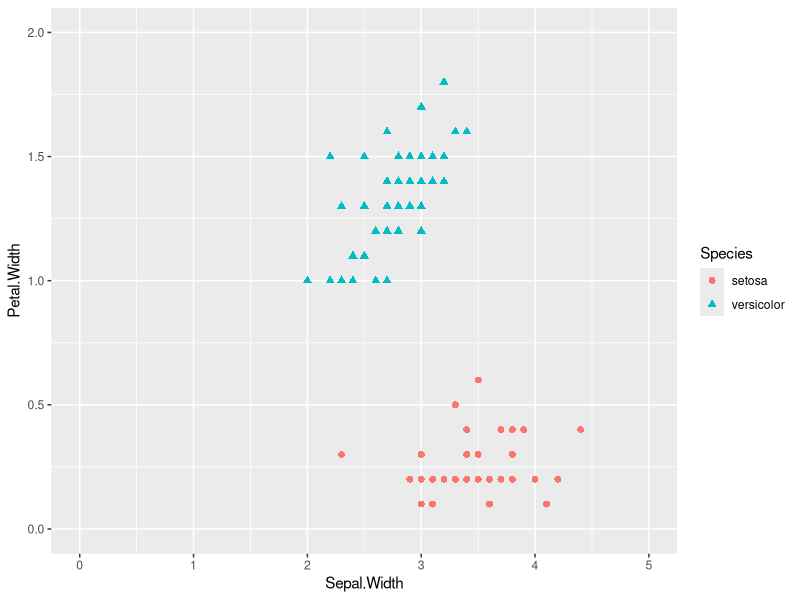

Reproduce this figure in R.

# Linear discriminant analysis on iris data set ----
# https://rpubs.com/pranaugi011089/98288
library(MASS) #Load package 'MASS' to perform LDA
library(dplyr)
library(tidyverse)
library(ggplot2)
fit.LDA = lda( Species ~ Sepal.Length + Sepal.Width + Petal.Length + Petal.Width, iris)
fit.LDA

#Perform classification
fit.LDA.C = predict(fit.LDA, newdata=iris[,c(1,2,3,4)])$class
fit.LDA.C

table(iris[,5],fit.LDA.C)

# we’ll use just two species of irises, Iris Setosa and Iris Versicolor.
#iris <- as_tibble(iris)
data(iris)
iris.wrangled <- iris %>% filter(Species == "setosa"| Species == "versicolor") 

iris.wrangled <- iris.wrangled[,c(2,4,5)]

iris.wrangled %>% ggplot(aes(Sepal.Width, Petal.Width, shape = Species)) +
                  geom_point(aes(color = Species), size = 2) +
                  xlim(0,5)+
                  ylim(0,2)

fit2.LDA = lda(Species ~., data = iris.wrangled)
fit2.LDA

fit2.LDA.C = predict(fit2.LDA, newdata=iris.wrangled)$class
fit2.LDA.C

table(iris.wrangled[,3], fit2.LDA.C)
